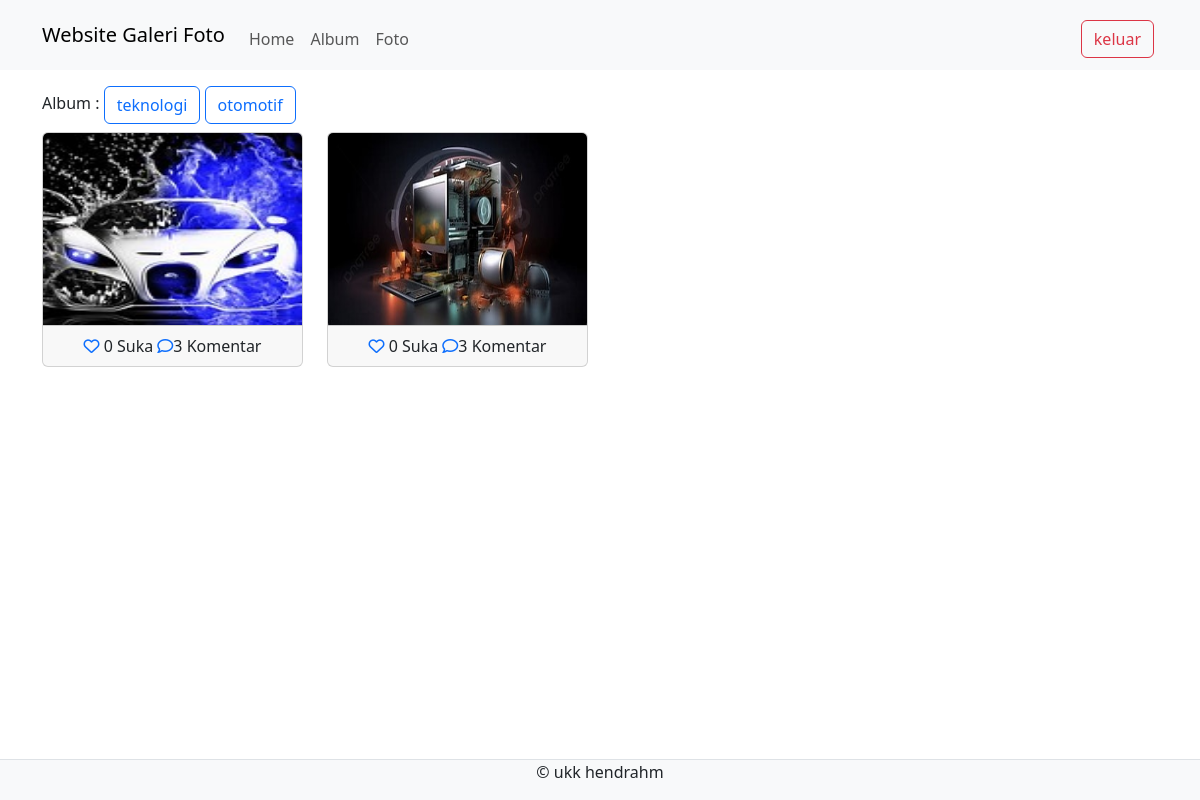
/admin/home.php (signed in), run on the app's committed database.
### tables this page shows
CREATE TABLE `album` (
  `albumid` int(11) NOT NULL,
  `namaalbum` varchar(255) NOT NULL,
  `deskripsi` text NOT NULL,
  `tanggalbuat` date NOT NULL,
  `userid` int(11) NOT NULL
);

CREATE TABLE `foto` (
  `fotoid` int(11) NOT NULL,
  `judulfoto` varchar(255) NOT NULL,
  `deskripsifoto` text NOT NULL,
  `tanggalunggah` date NOT NULL,
  `lokasifile` varchar(255) NOT NULL,
  `albumid` int(11) NOT NULL,
  `userid` int(11) NOT NULL
);

### admin/home.php (the view, shortened to what this page needs)
<?php
$userid = $_SESSION['userid'];
include '../config/koneksi.php';
?>
<!DOCTYPE html>
<html>
<head>
 <link rel="stylesheet" type="text/css" href="../assets/css/bootstrap.min.css">
 <link rel="stylesheet" href="https://cdnjs.cloudflare.com/ajax/libs/font-awesome/6.5.1/css/all.min.css"/>
</head>
<body>
  <nav class="navbar navbar-expand-lg bg-body-tertiary">
    <div class="container">
      <a class="navbar-brand" href="index.php">Website Galeri Foto</a>
      <div class="collapse navbar-collapse mt-2" id="navbarNavAltMarkup">
        <div class="navbar-nav me-auto">
          <a href="home.php" class="nav-link">Home</a>
          <a href="album.php" class="nav-link">Album</a>
          <a href="foto.php" class="nav-link">Foto</a>
        </div>
        <a href="../config/aksi_logout.php" class="btn btn-outline-danger m-1">keluar</a>
      </div>
    </div>
  </nav>
  <div class="container mt-3">
    Album :
    <?php
    $album = mysqli_query($koneksi, "SELECT * FROM album WHERE userid='$userid'");
    while($row = mysqli_fetch_array($album)){ ?>
      <a href="home.php?albumid=<?php echo $row['albumid'] ?>" class="btn btn-outline-primary">
        <?php echo $row['namaalbum'] ?></a>
      <?php } ?>
      <div class="row">
        <?php
        if (isset($_GET['albumid'])) {
          $albumid = $_GET['albumid'];
          $query = mysqli_query($koneksi, "SELECT * FROM foto WHERE userid='$userid' AND albumid='$albumid'");
          while($data = mysqli_fetch_array($query)) {  ?>
            <div class="col-md-3">
              <div class="card">
                <img style="height: 12rem;" src="../assets/img/<?php echo $data['lokasifile'] ?>" class="card-img-top" title="<?php echo $data['judulfoto'] ?>">
                <div class="card-footer text-center">
                  <?php
                  $fotoid = $data['fotoid'];
                  $ceksuka = mysqli_query($koneksi, "SELECT * FROM likefoto WHERE fotoid='$fotoid' AND userid='$userid'");
                  if (mysqli_num_rows($ceksuka) == 1) { ?>
                    <a href="../config/proses_like.php?fotoid=<?php echo $data['fotoid'] ?>" type="submit" name="batalsuka"><i class="fa fa-heart"></i></a>
                  <?php }else{ ?>
                    <a href="../config/proses_like.php?fotoid=<?php echo $data['fotoid'] ?>" type="submit" name="suka"><i class="fa-regular fa-heart"></i></a>
                  <?php }
                  $like = mysqli_query($koneksi, "SELECT * FROM likefoto WHERE fotoid='$fotoid'");
                  echo mysqli_num_rows($like). ' Suka';
                  ?>
                  <a href=""><i class="fa-regular fa-comment"></i></a>1 Komentar
                </div>
              </div>
            </div>
          <?php } }else{
            $query = mysqli_query($koneksi, "SELECT * FROM foto WHERE userid='$userid'");
            while($data = mysqli_fetch_array($query)){
              ?>
              <div class="col-md-3 mt-2">
                <div class="card">
                  <img style="height: 12rem;" src="../assets/img/<?php echo $data['lokasifile'] ?>" class="card-img-top" title="<?php echo $data['judulfoto'] ?>">
                  <div class="card-footer text-center">
                    <?php
                    $fotoid = $data['fotoid'];
                    $ceksuka = mysqli_query($koneksi, "SELECT * FROM likefoto WHERE fotoid='$fotoid' AND userid='$userid'");
                    if (mysqli_num_rows($ceksuka) == 1) { ?>
                      <a href="../config/proses_like.php?fotoid=<?php echo $data['fotoid'] ?>" type="submit" name="batalsuka"><i class="fa fa-heart"></i></a>
                    <?php }else{ ?>
                      <a href="../config/proses_like.php?fotoid=<?php echo $data['fotoid'] ?>" type="submit" name="suka"><i class="fa-regular fa-heart"></i></a>
                    <?php }
                    $like = mysqli_query($koneksi, "SELECT * FROM likefoto WHERE fotoid='$fotoid'");
                    echo mysqli_num_rows($like). ' Suka';
                    ?>
                    <a href=""><i class="fa-regular fa-comment"></i></a>3 Komentar
                  </div>
                </div>
              </div>
            <?php } } ?>
          </div>
        </div>
        <footer class="d-flex justify-content-center border-top mt-3 bg-light fixed-bottom">
          <p>&copy; ukk hendrahm</p>
        </footer>
      </body>
      </html

### data on the page
album: namaalbum "teknologi"
album: namaalbum "otomotif"
foto: lokasifile+judulfoto (picture), mysqli_num_rows($like) "0"
foto: lokasifile+judulfoto (picture), mysqli_num_rows($like) "0"
